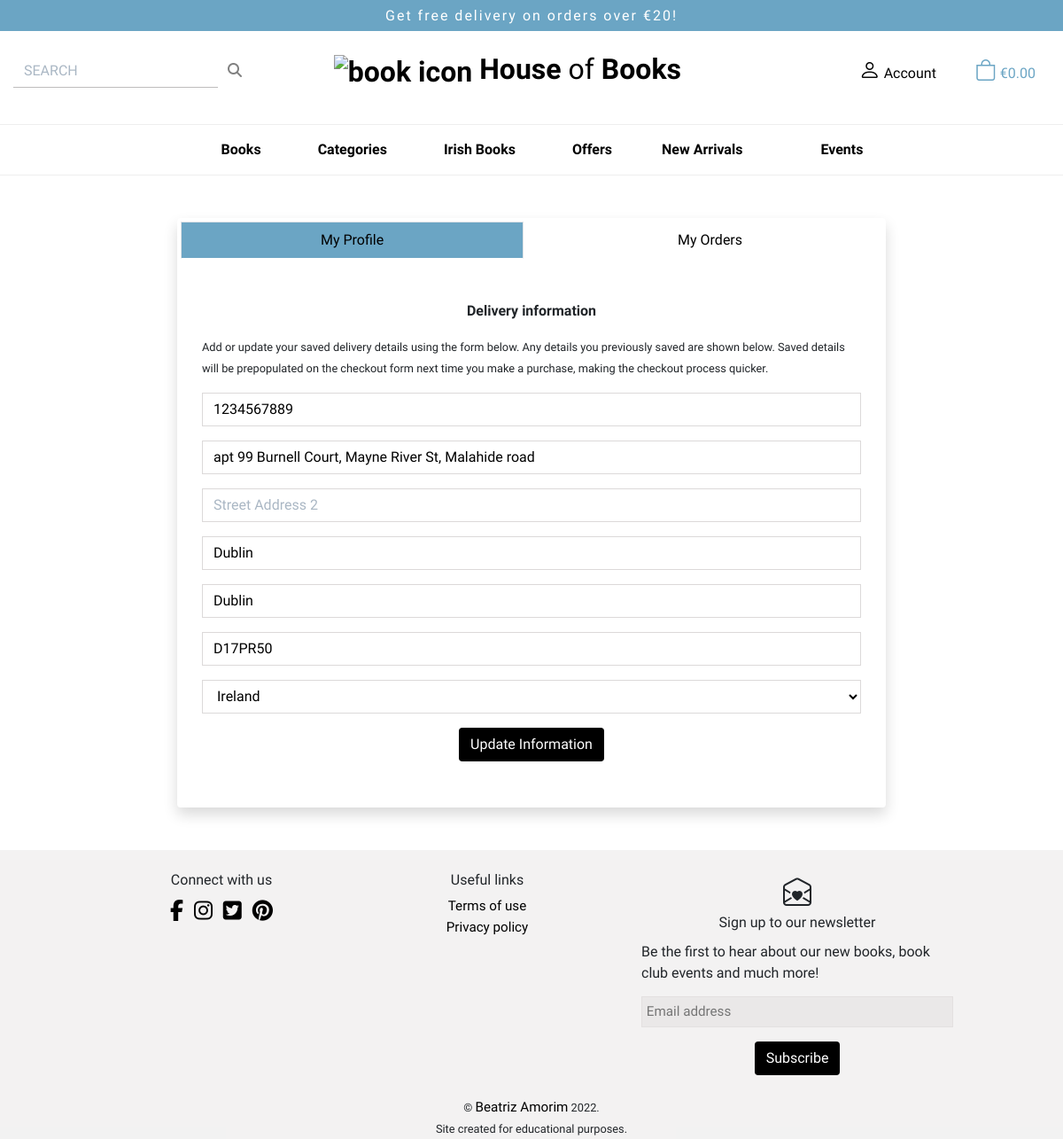
Screenshot of /profile/ (signed in) with the database file from the repository.
### profiles/models.py (models this page shows, shortened)
class UserProfile(models.Model):
    user = models.OneToOneField(User, on_delete=models.CASCADE)
    default_phone_number = models.CharField(max_length=20,
                                            null=True, blank=True)
    default_street_address1 = models.CharField(max_length=80,
                                               null=True, blank=True)
    default_street_address2 = models.CharField(max_length=80,
                                               null=True, blank=True)
    default_town_or_city = models.CharField(max_length=40,
                                            null=True, blank=True)
    default_county = models.CharField(max_length=80,
                                      null=True, blank=True)
    default_postcode = models.CharField(max_length=20,
                                        null=True, blank=True)
    default_country = CountryField(blank_label='Country',
                                   null=True, blank=True)

### profiles/views.py (the view)
# urls.py: path('profile/', include('profiles.urls')),
@login_required
def profile(request):
    profile = get_object_or_404(UserProfile, user=request.user)
    if request.method == 'POST':
        form = UserProfileForm(request.POST, instance=profile)
        if form.is_valid():
            form.save()
            messages.success(request, 'Profile updated successfully')
        else:
            messages.error(request,
                           ('Update failed. Please ensure '
                            'the form is valid.'))
    else:
        form = UserProfileForm(instance=profile)
    orders = profile.orders.all()
    template = 'profiles/profile.html'
    context = {
        'form': form,
        'orders': orders,
        'on_profile_page': True
    }
    return render(request, template, context)

### profiles/forms.py
class UserProfileForm(forms.ModelForm):
    class Meta:
        model = UserProfile
        exclude = ('user',)
    def __init__(self, *args, **kwargs):
        super().__init__(*args, **kwargs)
        placeholders = {
            'default_phone_number': 'Phone Number',
            'default_postcode': 'Postal Code',
            'default_town_or_city': 'Town or City',
            'default_street_address1': 'Street Address 1',
            'default_street_address2': 'Street Address 2',
            'default_county': 'County, State or Locality',
        }
        self.fields['default_phone_number'].widget.attrs['autofocus'] = True
        for field in self.fields:
            if field != 'default_country':
                if self.fields[field].required:
                    placeholder = f'{placeholders[field]} *'
                else:
                    placeholder = placeholders[field]
                self.fields[field].widget.attrs['placeholder'] = placeholder
            self.fields[field].widget.attrs['class'] = 'border-black rounded-0 profile-form-input'
            self.fields[field].label = False

### bag/context.py (called while the page is built, shortened)
def bag_contents(request):
    bag_items = []
    total = 0
    product_count = 0
    bag = request.session.get('bag', {})
    if total < settings.FREE_DELIVERY_THRESHOLD:
        delivery = total * Decimal(settings.STANDARD_DELIVERY_PERCENTAGE / 100)
        free_delivery_delta = settings.FREE_DELIVERY_THRESHOLD - total
    else:
        delivery = 0
        free_delivery_delta = 0
    grand_total = delivery + total
    context = {
        'bag_items': bag_items,
        'total': total,
        'product_count': product_count,
        'delivery': delivery,
        'free_delivery_delta': free_delivery_delta,
        'free_delivery_threshold': settings.FREE_DELIVERY_THRESHOLD,
        'grand_total': grand_total,
    }
    return context

### profiles/templates/profiles/profile.html (shortened to what this page needs)
{% extends "base.html" %}
{% load static %}
{% block extra_css %}
<link rel="stylesheet" href="{% static 'profiles/css/profile.css' %}">
{% endblock %}
{% block content %}
{% if request.user.is_authenticated %}
<div class="container py-2 mycontainer">
    <div class="p-1 bg-white rounded shadow myprofilepage">
        <ul id="myTab2" role="tablist"
            class="nav nav-tabs nav-pills with-arrow lined flex-column flex-sm-row text-center border-0">
            <li class="nav-item flex-sm-fill">
                <a id="home2-tab" data-toggle="tab" href="#home2" role="tab" aria-controls="home2" aria-selected="true"
                    class="nav-link  mr-sm-3 rounded-0 active">My Profile</a>
            </li>
            <li class="nav-item flex-sm-fill">
                <a id="orders-tab" data-toggle="tab" href="#orders" role="tab" aria-controls="orders"
                    aria-selected="false" class="nav-link  rounded-0">My Orders</a>
            </li>
        </ul>
        <div id="myTab2Content" class="tab-content">
            <div id="home2" role="tabpanel" aria-labelledby="home-tab" class="tab-pane fade px-4 py-5 show active">
                <p class="text-center"><strong>Delivery information</strong></p>
                <small>Add or update your saved delivery details using the form below. Any details you previously saved
                    are
                    shown below. Saved details will be prepopulated on the checkout form next time you make a purchase,
                    making the
                    checkout process quicker.</small>
                <form action="{% url 'profile' %}" class="mt-3 " method="POST" id="profile-update-form">
                    {{ form|crispy }}
                    <div class="text-center">
                        <button class="btn general-btn">Update Information</button>
                    </div>
                </form>
            </div>
        </div>
    </div>
</div>
{% endif %}
{% endblock %}

### static/css/base.css (style rules this page uses)
* { margin: 0; padding: 0; box-sizing: border-box; font-family: 'sora'; }
@media (min-width: 1200px) { .container { max-width: 80%; } }
@media (min-width: 1200px) { .myprofilepage { max-width: 50rem; margin: auto !important; } }
.general-btn { background-color: #000000; color: white; }
.form-control { border: 1px solid rgb(220, 217, 217) !important; }

### profiles/static/profiles/css/profile.css (style rules this page uses)
.mycontainer { padding-bottom: 3rem !important; padding-top: 3rem !important; }
#profile-update-form .form-control { color: #000; }
#profile-update-form input::placeholder { color: #aab7c4; }
#id_default_country, #id_default_country option:not(:first-child) { color: #000; }
#orders-tab { text-decoration: none !important; color: rgb(0, 0, 0) !important; }
#home2-tab { text-decoration: none !important; color: rgb(0, 0, 0) !important; }
.nav-pills .nav-link.active, .nav-pills .show>.nav-link { color: #fff !important; background-color: #6ba5c4 !important; }

### rows the page displays
UserProfile: default_phone_number "1234567889", default_street_address1 "apt 99 Burnell Court, Mayne River St, Malahide road", default_town_or_city "Dublin", default_county "Dublin", default_postcode "D17PR50", default_country "Ireland"

### other values shown
{{ free_delivery_threshold }} "20"
